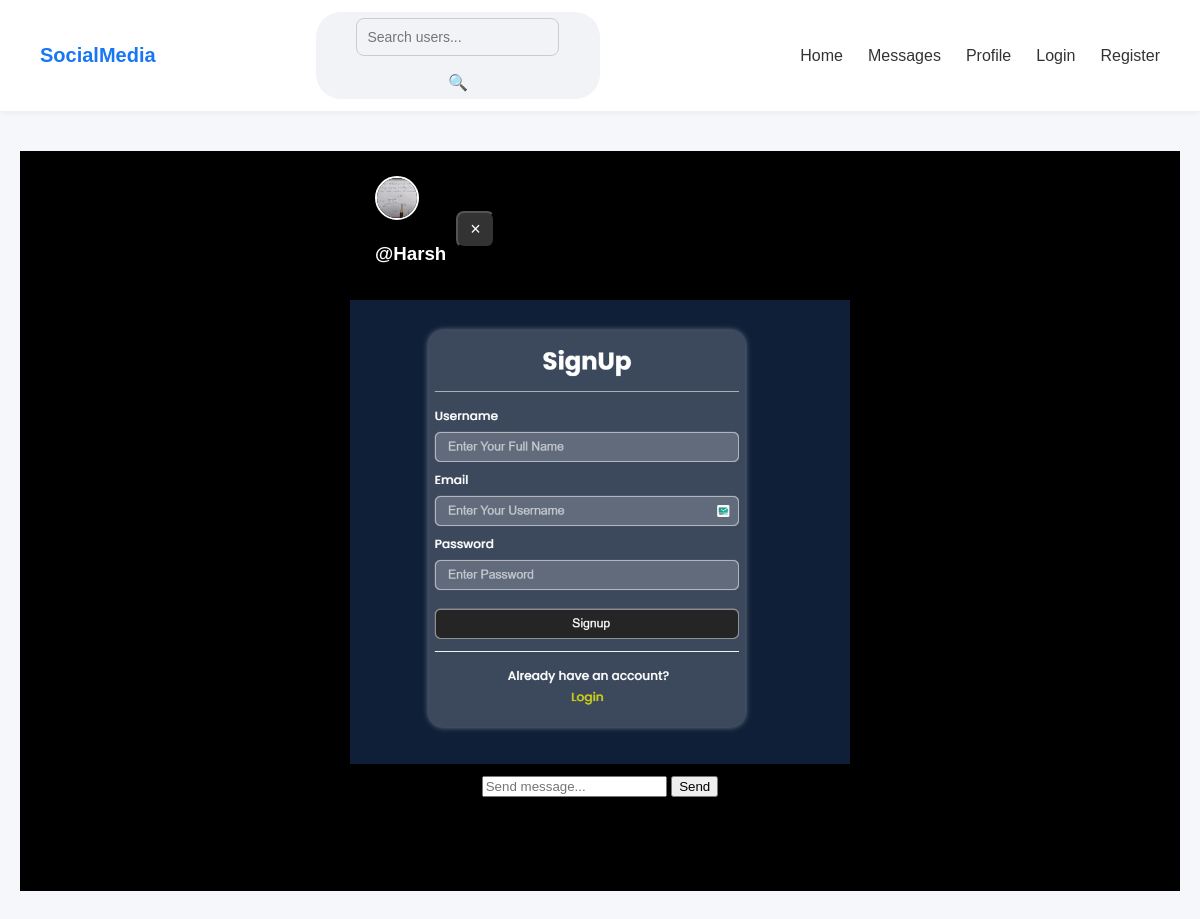
Screenshot of /story/1/ with the database file from the repository.
### app/models.py (models this page shows)
class Post(models.Model):
    user = models.ForeignKey(User,on_delete=models.CASCADE,related_name='person')
    image = models.ImageField(null=False)
    caption = models.TextField(null=True)
    timestamp = models.DateTimeField(auto_now_add=True)
    class Meta:
        ordering = ['-timestamp']

class User(AbstractUser):
    email = models.EmailField(unique=True)
    bio = models.TextField(null=True,blank=True)
    avatar = models.ImageField(upload_to='avatars/', default='avatars/avatar.svg', null=True, blank=True)
    location = models.CharField(max_length=100)
    dob = models.DateField(null=True , blank=True)
    USERNAME_FIELD = 'username'
    REQUIRED_FIELDS = ['email']

### app/views.py (the view)
# urls.py: path('story/<str:pk>/',views.story_page,name="story"),
def story_page(request,pk):
    post = Post.objects.filter(id=pk).first()
    context = {'post':post}
    return render(request,'app/story.html',context)

### app/templates/app/story.html (shortened to what this page needs)
{% extends 'main.html' %}
{% load static %}
{% block content %}
<section id="story-view">
  <div class="story-container">
    <header class="story-header">
      <div class="story-user">
        <img src="{{post.user.avatar.url}}" alt="User" class="avatar">
        <h3>@{{post.user.username}}</h3>
      </div>
      <button class="close-btn" onclick="window.history.back()">×</button>
    </header>
    <div class="story-content">
      <img src="{{post.image.url}}" alt="Story Image" class="story-image">
    </div>
    <footer class="story-footer">
      <input type="text" placeholder="Send message..." class="reply-input">
      <button class="send-btn">Send</button>
    </footer>
  </div>
</section>
{% endblock %}

### static/styles/style.css (style rules this page uses)
body { font-family: 'Poppins', sans-serif; background: #f0f2f5; margin: 0; padding: 0; color: #333; }
body { font-family: 'Poppins', sans-serif; background-color: #f5f7fa; margin: 0; padding: 0; }
.avatar { width: 40px; height: 40px; border-radius: 50%; }
#story-view { display: flex; justify-content: center; align-items: center; background: #000; height: calc(100vh - 60px); width: 100%; }
.story-container { position: relative; width: 100%; max-width: 500px; height: 90vh; display: flex; flex-direction: column; background-color: #000; overflow: hidden; border-radius: 16px; }
.story-header { display: flex; align-items: center; gap: 10px; padding: 15px; color: #fff; }
.story-header .avatar { width: 40px; height: 40px; border-radius: 50%; object-fit: cover; border: 2px solid #fff; }
.story-image, .story-video { width: 100%; height: 100%; object-fit: contain; }
.story-footer { text-align: center; padding: 10px; }
.close-btn { color: #fff; text-decoration: none; font-size: 18px; background: rgba(255, 255, 255, 0.2); padding: 6px 12px; border-radius: 8px; transition: 0.3s; }

### rows the page displays
Post: user.avatar (picture), user.username "Harsh", image (picture)
